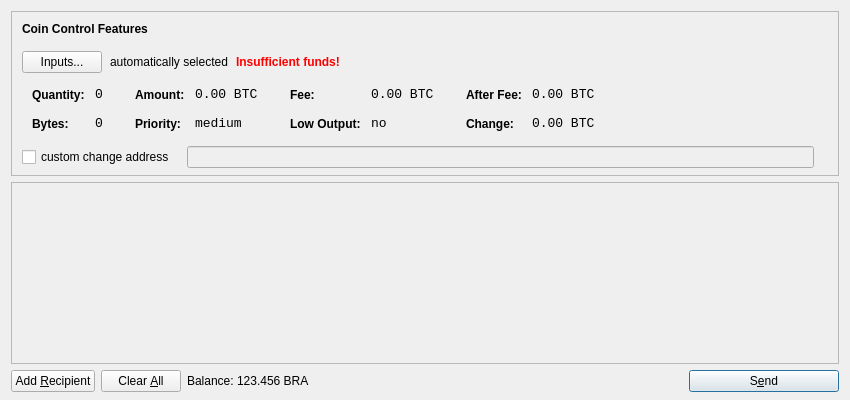
<?xml version="1.0" encoding="UTF-8"?>
<ui version="4.0">
 <class>SendCoinsDialog</class>
 <widget class="QDialog" name="SendCoinsDialog">
  <property name="geometry">
   <rect>
    <x>0</x>
    <y>0</y>
    <width>850</width>
    <height>400</height>
   </rect>
  </property>
  <property name="windowTitle">
   <string>Send Coins</string>
  </property>
  <layout class="QVBoxLayout" name="verticalLayout" stretch="0,1,0">
   <property name="bottomMargin">
    <number>8</number>
   </property>
   <item>
    <widget class="QFrame" name="frameCoinControl">
     <property name="sizePolicy">
      <sizepolicy hsizetype="Expanding" vsizetype="Expanding">
       <horstretch>0</horstretch>
       <verstretch>0</verstretch>
      </sizepolicy>
     </property>
     <property name="maximumSize">
      <size>
       <width>16777215</width>
       <height>16777215</height>
      </size>
     </property>
     <property name="frameShape">
      <enum>QFrame::StyledPanel</enum>
     </property>
     <property name="frameShadow">
      <enum>QFrame::Sunken</enum>
     </property>
     <layout class="QVBoxLayout" name="verticalLayoutCoinControl2">
      <property name="spacing">
       <number>-1</number>
      </property>
      <property name="leftMargin">
       <number>0</number>
      </property>
      <property name="topMargin">
       <number>0</number>
      </property>
      <property name="rightMargin">
       <number>0</number>
      </property>
      <property name="bottomMargin">
       <number>6</number>
      </property>
      <item>
       <layout class="QVBoxLayout" name="verticalLayoutCoinControl" stretch="0,0,0,0,1">
        <property name="spacing">
         <number>0</number>
        </property>
        <property name="leftMargin">
         <number>10</number>
        </property>
        <property name="topMargin">
         <number>10</number>
        </property>
        <item>
         <layout class="QHBoxLayout" name="horizontalLayoutCoinControl1">
          <property name="bottomMargin">
           <number>15</number>
          </property>
          <item>
           <widget class="QLabel" name="labelCoinControlFeatures">
            <property name="sizePolicy">
             <sizepolicy hsizetype="Preferred" vsizetype="Maximum">
              <horstretch>0</horstretch>
              <verstretch>0</verstretch>
             </sizepolicy>
            </property>
            <property name="font">
             <font>
              <weight>75</weight>
              <bold>true</bold>
             </font>
            </property>
            <property name="styleSheet">
             <string notr="true">font-weight:bold;</string>
            </property>
            <property name="text">
             <string>Coin Control Features</string>
            </property>
           </widget>
          </item>
         </layout>
        </item>
        <item>
         <layout class="QHBoxLayout" name="horizontalLayoutCoinControl2" stretch="0,0,0,0">
          <property name="spacing">
           <number>8</number>
          </property>
          <property name="bottomMargin">
           <number>10</number>
          </property>
          <item>
           <widget class="QPushButton" name="pushButtonCoinControl">
            <property name="styleSheet">
             <string notr="true"/>
            </property>
            <property name="text">
             <string>Inputs...</string>
            </property>
           </widget>
          </item>
          <item>
           <widget class="QLabel" name="labelCoinControlAutomaticallySelected">
            <property name="text">
             <string>automatically selected</string>
            </property>
            <property name="margin">
             <number>5</number>
            </property>
           </widget>
          </item>
          <item>
           <widget class="QLabel" name="labelCoinControlInsuffFunds">
            <property name="font">
             <font>
              <weight>75</weight>
              <bold>true</bold>
             </font>
            </property>
            <property name="styleSheet">
             <string notr="true">color:red;font-weight:bold;</string>
            </property>
            <property name="text">
             <string>Insufficient funds!</string>
            </property>
            <property name="margin">
             <number>5</number>
            </property>
           </widget>
          </item>
          <item>
           <spacer name="horizontalSpacerCoinControl">
            <property name="orientation">
             <enum>Qt::Horizontal</enum>
            </property>
            <property name="sizeHint" stdset="0">
             <size>
              <width>40</width>
              <height>1</height>
             </size>
            </property>
           </spacer>
          </item>
         </layout>
        </item>
        <item>
         <widget class="QWidget" name="widgetCoinControl" native="true">
          <property name="sizePolicy">
           <sizepolicy hsizetype="Preferred" vsizetype="Preferred">
            <horstretch>0</horstretch>
            <verstretch>0</verstretch>
           </sizepolicy>
          </property>
          <property name="minimumSize">
           <size>
            <width>0</width>
            <height>0</height>
           </size>
          </property>
          <property name="styleSheet">
           <string notr="true"/>
          </property>
          <layout class="QHBoxLayout" name="horizontalLayoutCoinControl5">
           <property name="margin">
            <number>0</number>
           </property>
           <item>
            <layout class="QHBoxLayout" name="horizontalLayoutCoinControl3" stretch="0,0,0,1">
             <property name="spacing">
              <number>20</number>
             </property>
             <property name="topMargin">
              <number>0</number>
             </property>
             <property name="bottomMargin">
              <number>10</number>
             </property>
             <item>
              <layout class="QFormLayout" name="formLayoutCoinControl1">
               <property name="horizontalSpacing">
                <number>10</number>
               </property>
               <property name="verticalSpacing">
                <number>14</number>
               </property>
               <property name="leftMargin">
                <number>10</number>
               </property>
               <property name="topMargin">
                <number>4</number>
               </property>
               <property name="rightMargin">
                <number>6</number>
               </property>
               <item row="0" column="0">
                <widget class="QLabel" name="labelCoinControlQuantityText">
                 <property name="styleSheet">
                  <string notr="true">font-weight:bold;</string>
                 </property>
                 <property name="text">
                  <string>Quantity:</string>
                 </property>
                 <property name="margin">
                  <number>0</number>
                 </property>
                </widget>
               </item>
               <item row="0" column="1">
                <widget class="QLabel" name="labelCoinControlQuantity">
                 <property name="font">
                  <font>
                   <family>Monospace</family>
                   <pointsize>10</pointsize>
                  </font>
                 </property>
                 <property name="cursor">
                  <cursorShape>IBeamCursor</cursorShape>
                 </property>
                 <property name="contextMenuPolicy">
                  <enum>Qt::ActionsContextMenu</enum>
                 </property>
                 <property name="text">
                  <string notr="true">0</string>
                 </property>
                 <property name="margin">
                  <number>0</number>
                 </property>
                 <property name="textInteractionFlags">
                  <set>Qt::LinksAccessibleByMouse|Qt::TextSelectableByKeyboard|Qt::TextSelectableByMouse</set>
                 </property>
                </widget>
               </item>
               <item row="1" column="0">
                <widget class="QLabel" name="labelCoinControlBytesText">
                 <property name="styleSheet">
                  <string notr="true">font-weight:bold;</string>
                 </property>
                 <property name="text">
                  <string>Bytes:</string>
                 </property>
                </widget>
               </item>
               <item row="1" column="1">
                <widget class="QLabel" name="labelCoinControlBytes">
                 <property name="font">
                  <font>
                   <family>Monospace</family>
                   <pointsize>10</pointsize>
                  </font>
                 </property>
                 <property name="cursor">
                  <cursorShape>IBeamCursor</cursorShape>
                 </property>
                 <property name="contextMenuPolicy">
                  <enum>Qt::ActionsContextMenu</enum>
                 </property>
                 <property name="text">
                  <string notr="true">0</string>
                 </property>
                 <property name="textInteractionFlags">
                  <set>Qt::LinksAccessibleByMouse|Qt::TextSelectableByKeyboard|Qt::TextSelectableByMouse</set>
                 </property>
                </widget>
               </item>
              </layout>
             </item>
             <item>
              <layout class="QFormLayout" name="formLayoutCoinControl2">
               <property name="horizontalSpacing">
                <number>10</number>
               </property>
               <property name="verticalSpacing">
                <number>14</number>
               </property>
               <property name="leftMargin">
                <number>6</number>
               </property>
               <property name="topMargin">
                <number>4</number>
               </property>
               <property name="rightMargin">
                <number>6</number>
               </property>
               <item row="0" column="0">
                <widget class="QLabel" name="labelCoinControlAmountText">
                 <property name="styleSheet">
                  <string notr="true">font-weight:bold;</string>
                 </property>
                 <property name="text">
                  <string>Amount:</string>
                 </property>
                 <property name="margin">
                  <number>0</number>
                 </property>
                </widget>
               </item>
               <item row="0" column="1">
                <widget class="QLabel" name="labelCoinControlAmount">
                 <property name="font">
                  <font>
                   <family>Monospace</family>
                   <pointsize>10</pointsize>
                  </font>
                 </property>
                 <property name="cursor">
                  <cursorShape>IBeamCursor</cursorShape>
                 </property>
                 <property name="contextMenuPolicy">
                  <enum>Qt::ActionsContextMenu</enum>
                 </property>
                 <property name="text">
                  <string notr="true">0.00 BTC</string>
                 </property>
                 <property name="textInteractionFlags">
                  <set>Qt::LinksAccessibleByMouse|Qt::TextSelectableByKeyboard|Qt::TextSelectableByMouse</set>
                 </property>
                </widget>
               </item>
               <item row="1" column="0">
                <widget class="QLabel" name="labelCoinControlPriorityText">
                 <property name="styleSheet">
                  <string notr="true">font-weight:bold;</string>
                 </property>
                 <property name="text">
                  <string>Priority:</string>
                 </property>
                </widget>
               </item>
               <item row="1" column="1">
                <widget class="QLabel" name="labelCoinControlPriority">
                 <property name="font">
                  <font>
                   <family>Monospace</family>
                   <pointsize>10</pointsize>
                  </font>
                 </property>
                 <property name="cursor">
                  <cursorShape>IBeamCursor</cursorShape>
                 </property>
                 <property name="contextMenuPolicy">
                  <enum>Qt::ActionsContextMenu</enum>
                 </property>
                 <property name="text">
                  <string>medium</string>
                 </property>
                 <property name="textInteractionFlags">
                  <set>Qt::LinksAccessibleByMouse|Qt::TextSelectableByKeyboard|Qt::TextSelectableByMouse</set>
                 </property>
                </widget>
               </item>
              </layout>
             </item>
             <item>
              <layout class="QFormLayout" name="formLayoutCoinControl3">
               <property name="horizontalSpacing">
                <number>10</number>
               </property>
               <property name="verticalSpacing">
                <number>14</number>
               </property>
               <property name="leftMargin">
                <number>6</number>
               </property>
               <property name="topMargin">
                <number>4</number>
               </property>
               <property name="rightMargin">
                <number>6</number>
               </property>
               <item row="0" column="0">
                <widget class="QLabel" name="labelCoinControlFeeText">
                 <property name="styleSheet">
                  <string notr="true">font-weight:bold;</string>
                 </property>
                 <property name="text">
                  <string>Fee:</string>
                 </property>
                 <property name="margin">
                  <number>0</number>
                 </property>
                </widget>
               </item>
               <item row="0" column="1">
                <widget class="QLabel" name="labelCoinControlFee">
                 <property name="font">
                  <font>
                   <family>Monospace</family>
                   <pointsize>10</pointsize>
                  </font>
                 </property>
                 <property name="cursor">
                  <cursorShape>IBeamCursor</cursorShape>
                 </property>
                 <property name="contextMenuPolicy">
                  <enum>Qt::ActionsContextMenu</enum>
                 </property>
                 <property name="text">
                  <string notr="true">0.00 BTC</string>
                 </property>
                 <property name="textInteractionFlags">
                  <set>Qt::LinksAccessibleByMouse|Qt::TextSelectableByKeyboard|Qt::TextSelectableByMouse</set>
                 </property>
                </widget>
               </item>
               <item row="1" column="0">
                <widget class="QLabel" name="labelCoinControlLowOutputText">
                 <property name="styleSheet">
                  <string notr="true">font-weight:bold;</string>
                 </property>
                 <property name="text">
                  <string>Low Output:</string>
                 </property>
                </widget>
               </item>
               <item row="1" column="1">
                <widget class="QLabel" name="labelCoinControlLowOutput">
                 <property name="font">
                  <font>
                   <family>Monospace</family>
                   <pointsize>10</pointsize>
                  </font>
                 </property>
                 <property name="cursor">
                  <cursorShape>IBeamCursor</cursorShape>
                 </property>
                 <property name="contextMenuPolicy">
                  <enum>Qt::ActionsContextMenu</enum>
                 </property>
                 <property name="text">
                  <string>no</string>
                 </property>
                 <property name="textInteractionFlags">
                  <set>Qt::LinksAccessibleByMouse|Qt::TextSelectableByKeyboard|Qt::TextSelectableByMouse</set>
                 </property>
                </widget>
               </item>
              </layout>
             </item>
             <item>
              <layout class="QFormLayout" name="formLayoutCoinControl4">
               <property name="horizontalSpacing">
                <number>10</number>
               </property>
               <property name="verticalSpacing">
                <number>14</number>
               </property>
               <property name="leftMargin">
                <number>6</number>
               </property>
               <property name="topMargin">
                <number>4</number>
               </property>
               <property name="rightMargin">
                <number>6</number>
               </property>
               <item row="0" column="0">
                <widget class="QLabel" name="labelCoinControlAfterFeeText">
                 <property name="styleSheet">
                  <string notr="true">font-weight:bold;</string>
                 </property>
                 <property name="text">
                  <string>After Fee:</string>
                 </property>
                 <property name="margin">
                  <number>0</number>
                 </property>
                </widget>
               </item>
               <item row="0" column="1">
                <widget class="QLabel" name="labelCoinControlAfterFee">
                 <property name="font">
                  <font>
                   <family>Monospace</family>
                   <pointsize>10</pointsize>
                  </font>
                 </property>
                 <property name="cursor">
                  <cursorShape>IBeamCursor</cursorShape>
                 </property>
                 <property name="contextMenuPolicy">
                  <enum>Qt::ActionsContextMenu</enum>
                 </property>
                 <property name="text">
                  <string notr="true">0.00 BTC</string>
                 </property>
                 <property name="textInteractionFlags">
                  <set>Qt::LinksAccessibleByMouse|Qt::TextSelectableByKeyboard|Qt::TextSelectableByMouse</set>
                 </property>
                </widget>
               </item>
               <item row="1" column="0">
                <widget class="QLabel" name="labelCoinControlChangeText">
                 <property name="styleSheet">
                  <string notr="true">font-weight:bold;</string>
                 </property>
                 <property name="text">
                  <string>Change:</string>
                 </property>
                </widget>
               </item>
               <item row="1" column="1">
                <widget class="QLabel" name="labelCoinControlChange">
                 <property name="font">
                  <font>
                   <family>Monospace</family>
                   <pointsize>10</pointsize>
                  </font>
                 </property>
                 <property name="cursor">
                  <cursorShape>IBeamCursor</cursorShape>
                 </property>
                 <property name="contextMenuPolicy">
                  <enum>Qt::ActionsContextMenu</enum>
                 </property>
                 <property name="text">
                  <string notr="true">0.00 BTC</string>
                 </property>
                 <property name="textInteractionFlags">
                  <set>Qt::LinksAccessibleByMouse|Qt::TextSelectableByKeyboard|Qt::TextSelectableByMouse</set>
                 </property>
                </widget>
               </item>
              </layout>
             </item>
            </layout>
           </item>
          </layout>
         </widget>
        </item>
        <item>
         <layout class="QHBoxLayout" name="horizontalLayoutCoinControl4" stretch="0,0,0">
          <property name="spacing">
           <number>12</number>
          </property>
          <property name="sizeConstraint">
           <enum>QLayout::SetDefaultConstraint</enum>
          </property>
          <property name="topMargin">
           <number>5</number>
          </property>
          <property name="rightMargin">
           <number>5</number>
          </property>
          <item>
           <widget class="QCheckBox" name="checkBoxCoinControlChange">
            <property name="text">
             <string>custom change address</string>
            </property>
           </widget>
          </item>
          <item>
           <widget class="QLineEdit" name="lineEditCoinControlChange">
            <property name="enabled">
             <bool>false</bool>
            </property>
            <property name="sizePolicy">
             <sizepolicy hsizetype="Expanding" vsizetype="Fixed">
              <horstretch>0</horstretch>
              <verstretch>0</verstretch>
             </sizepolicy>
            </property>
           </widget>
          </item>
          <item>
           <widget class="QLabel" name="labelCoinControlChangeLabel">
            <property name="sizePolicy">
             <sizepolicy hsizetype="Preferred" vsizetype="Expanding">
              <horstretch>0</horstretch>
              <verstretch>0</verstretch>
             </sizepolicy>
            </property>
            <property name="minimumSize">
             <size>
              <width>0</width>
              <height>0</height>
             </size>
            </property>
            <property name="text">
             <string/>
            </property>
            <property name="margin">
             <number>3</number>
            </property>
           </widget>
          </item>
         </layout>
        </item>
        <item>
         <spacer name="verticalSpacerCoinControl">
          <property name="orientation">
           <enum>Qt::Vertical</enum>
          </property>
          <property name="sizeHint" stdset="0">
           <size>
            <width>800</width>
            <height>1</height>
           </size>
          </property>
         </spacer>
        </item>
       </layout>
      </item>
     </layout>
    </widget>
   </item>
   <item>
    <widget class="QScrollArea" name="scrollArea">
     <property name="widgetResizable">
      <bool>true</bool>
     </property>
     <widget class="QWidget" name="scrollAreaWidgetContents">
      <property name="geometry">
       <rect>
        <x>0</x>
        <y>0</y>
        <width>830</width>
        <height>165</height>
       </rect>
      </property>
      <layout class="QVBoxLayout" name="verticalLayout_2">
       <property name="margin">
        <number>0</number>
       </property>
       <item>
        <layout class="QVBoxLayout" name="entries">
         <property name="spacing">
          <number>6</number>
         </property>
        </layout>
       </item>
       <item>
        <spacer name="verticalSpacer">
         <property name="orientation">
          <enum>Qt::Vertical</enum>
         </property>
         <property name="sizeHint" stdset="0">
          <size>
           <width>20</width>
           <height>40</height>
          </size>
         </property>
        </spacer>
       </item>
      </layout>
     </widget>
    </widget>
   </item>
   <item>
    <layout class="QHBoxLayout" name="horizontalLayout">
     <item>
      <widget class="QPushButton" name="addButton">
       <property name="toolTip">
        <string>Send to multiple recipients at once</string>
       </property>
       <property name="text">
        <string>Add &amp;Recipient</string>
       </property>
       <property name="icon">
        <iconset resource="../bitcoin.qrc">
         <normaloff>:/icons/add</normaloff>:/icons/add</iconset>
       </property>
       <property name="autoDefault">
        <bool>false</bool>
       </property>
      </widget>
     </item>
     <item>
      <widget class="QPushButton" name="clearButton">
       <property name="sizePolicy">
        <sizepolicy hsizetype="Minimum" vsizetype="Fixed">
         <horstretch>0</horstretch>
         <verstretch>0</verstretch>
        </sizepolicy>
       </property>
       <property name="toolTip">
        <string>Remove all transaction fields</string>
       </property>
       <property name="text">
        <string>Clear &amp;All</string>
       </property>
       <property name="icon">
        <iconset resource="../bitcoin.qrc">
         <normaloff>:/icons/remove</normaloff>:/icons/remove</iconset>
       </property>
       <property name="autoRepeatDelay">
        <number>300</number>
       </property>
       <property name="autoDefault">
        <bool>false</bool>
       </property>
      </widget>
     </item>
     <item>
      <layout class="QHBoxLayout" name="horizontalLayout_2">
       <property name="spacing">
        <number>3</number>
       </property>
       <item>
        <widget class="QLabel" name="label">
         <property name="text">
          <string>Balance:</string>
         </property>
        </widget>
       </item>
       <item>
        <widget class="QLabel" name="labelBalance">
         <property name="cursor">
          <cursorShape>IBeamCursor</cursorShape>
         </property>
         <property name="text">
          <string>123.456 BRA</string>
         </property>
         <property name="textInteractionFlags">
          <set>Qt::LinksAccessibleByMouse|Qt::TextSelectableByKeyboard|Qt::TextSelectableByMouse</set>
         </property>
        </widget>
       </item>
      </layout>
     </item>
     <item>
      <spacer name="horizontalSpacer">
       <property name="orientation">
        <enum>Qt::Horizontal</enum>
       </property>
       <property name="sizeHint" stdset="0">
        <size>
         <width>40</width>
         <height>20</height>
        </size>
       </property>
      </spacer>
     </item>
     <item>
      <widget class="QPushButton" name="sendButton">
       <property name="minimumSize">
        <size>
         <width>150</width>
         <height>0</height>
        </size>
       </property>
       <property name="toolTip">
        <string>Confirm the send action</string>
       </property>
       <property name="text">
        <string>S&amp;end</string>
       </property>
       <property name="icon">
        <iconset resource="../bitcoin.qrc">
         <normaloff>:/icons/send</normaloff>:/icons/send</iconset>
       </property>
       <property name="default">
        <bool>true</bool>
       </property>
      </widget>
     </item>
    </layout>
   </item>
  </layout>
 </widget>
 <resources>
  <include location="../bitcoin.qrc"/>
 </resources>
 <connections/>
</ui>
